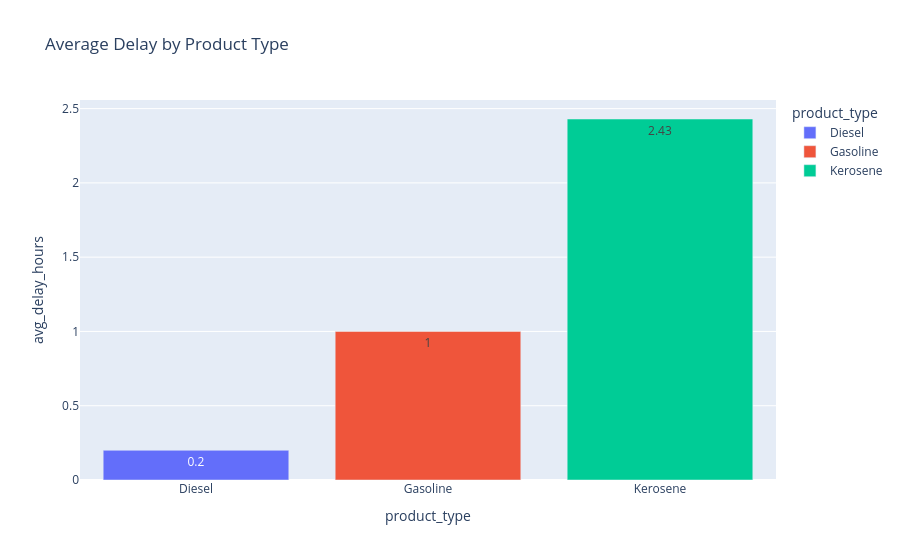

Write notebook code for a chart like this one.
### Code cell
# Delay by product type
product_delay = df.groupby('product_type').agg(
    avg_delay_hours=('delay_hours', 'mean'),
    total_deliveries=('delivery_id', 'count'),
    avg_volume_ton=('volume_ton', 'mean'),
    avg_cost_usd=('cost_usd', 'mean')
).reset_index().round(2)

print("=== Delay by Product Type ===")
print(product_delay.to_string(index=False))

fig = px.bar(product_delay, x='product_type', y='avg_delay_hours',
             color='product_type', title='Average Delay by Product Type',
             text='avg_delay_hours')
fig.show()

### Figure 1 — Plotly figure (JSON) as saved in the notebook; plotly's stock layout.template omitted (floating-point values rounded to 4 significant figures)
{"data": [{"hovertemplate": "product_type=%{x}<br>avg_delay_hours=%{text}<extra></extra>", "legendgroup": "Diesel", "marker": {"color": "#636efa", "pattern": {"shape": ""}}, "name": "Diesel", "orientation": "v", "showlegend": true, "text": [0.2], "textposition": "auto", "type": "bar", "x": ["Diesel"], "xaxis": "x", "y": [0.2], "yaxis": "y"}, {"hovertemplate": "product_type=%{x}<br>avg_delay_hours=%{text}<extra></extra>", "legendgroup": "Gasoline", "marker": {"color": "#EF553B", "pattern": {"shape": ""}}, "name": "Gasoline", "orientation": "v", "showlegend": true, "text": [1.0], "textposition": "auto", "type": "bar", "x": ["Gasoline"], "xaxis": "x", "y": [1.0], "yaxis": "y"}, {"hovertemplate": "product_type=%{x}<br>avg_delay_hours=%{text}<extra></extra>", "legendgroup": "Kerosene", "marker": {"color": "#00cc96", "pattern": {"shape": ""}}, "name": "Kerosene", "orientation": "v", "showlegend": true, "text": [2.43], "textposition": "auto", "type": "bar", "x": ["Kerosene"], "xaxis": "x", "y": [2.43], "yaxis": "y"}], "layout": {"autosize": true, "barmode": "relative", "legend": {"title": {"text": "product_type"}, "tracegroupgap": 0}, "title": {"text": "Average Delay by Product Type"}, "xaxis": {"anchor": "y", "autorange": true, "categoryarray": ["Diesel", "Gasoline", "Kerosene"], "categoryorder": "array", "domain": [0, 1], "range": [-0.5, 2.5], "title": {"text": "product_type"}, "type": "category"}, "yaxis": {"anchor": "x", "autorange": true, "domain": [0, 1], "range": [0, 2.558], "title": {"text": "avg_delay_hours"}, "type": "linear"}}}
